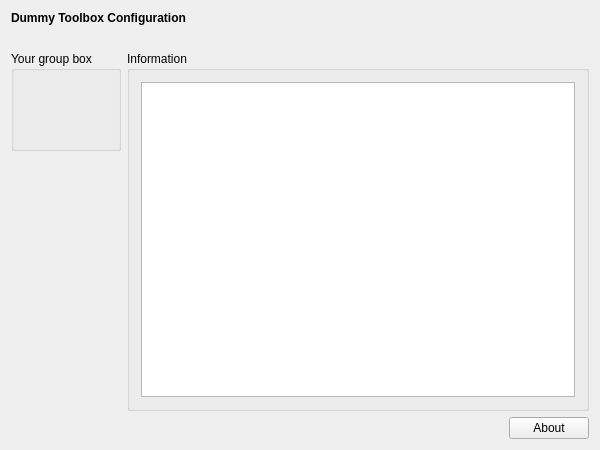
<?xml version="1.0" encoding="UTF-8"?>
<ui version="4.0">
 <class>DummySetupWidgetClass</class>
 <widget class="QWidget" name="DummySetupWidgetClass">
  <property name="geometry">
   <rect>
    <x>0</x>
    <y>0</y>
    <width>600</width>
    <height>450</height>
   </rect>
  </property>
  <property name="windowTitle">
   <string>DummySetupWidget</string>
  </property>
  <layout class="QVBoxLayout" name="verticalLayout">
   <item>
    <widget class="QLabel" name="m_qLabel_Headline">
     <property name="font">
      <font>
       <weight>75</weight>
       <bold>true</bold>
      </font>
     </property>
     <property name="text">
      <string>Dummy Toolbox Configuration</string>
     </property>
    </widget>
   </item>
   <item>
    <spacer name="m_qVerticalSpacer_Headline">
     <property name="orientation">
      <enum>Qt::Vertical</enum>
     </property>
     <property name="sizeType">
      <enum>QSizePolicy::Fixed</enum>
     </property>
     <property name="sizeHint" stdset="0">
      <size>
       <width>20</width>
       <height>20</height>
      </size>
     </property>
    </spacer>
   </item>
   <item>
    <layout class="QGridLayout" name="m_qGridLayout_main">
     <item row="0" column="0">
      <widget class="QGroupBox" name="m_qGroupBox_yourGroupBox">
       <property name="sizePolicy">
        <sizepolicy hsizetype="Minimum" vsizetype="Preferred">
         <horstretch>0</horstretch>
         <verstretch>0</verstretch>
        </sizepolicy>
       </property>
       <property name="minimumSize">
        <size>
         <width>0</width>
         <height>100</height>
        </size>
       </property>
       <property name="title">
        <string>Your group box</string>
       </property>
       <property name="flat">
        <bool>false</bool>
       </property>
       <layout class="QGridLayout" name="m_qGridLayout_Properties"/>
      </widget>
     </item>
     <item row="0" column="1" rowspan="2" colspan="2">
      <widget class="QGroupBox" name="m_qGroupBox_Information">
       <property name="title">
        <string>Information</string>
       </property>
       <layout class="QGridLayout" name="m_qGridLayout_Information">
        <item row="0" column="0">
         <widget class="QTextBrowser" name="m_qTextBrowser_Information"/>
        </item>
       </layout>
      </widget>
     </item>
     <item row="2" column="1">
      <spacer name="m_qHorizontalSpacer_About">
       <property name="orientation">
        <enum>Qt::Horizontal</enum>
       </property>
       <property name="sizeHint" stdset="0">
        <size>
         <width>40</width>
         <height>20</height>
        </size>
       </property>
      </spacer>
     </item>
     <item row="1" column="0">
      <spacer name="m_qVerticalSpacer_LeftRow">
       <property name="orientation">
        <enum>Qt::Vertical</enum>
       </property>
       <property name="sizeHint" stdset="0">
        <size>
         <width>20</width>
         <height>40</height>
        </size>
       </property>
      </spacer>
     </item>
     <item row="2" column="2">
      <widget class="QPushButton" name="m_qPushButton_About">
       <property name="text">
        <string>About</string>
       </property>
      </widget>
     </item>
    </layout>
   </item>
  </layout>
 </widget>
 <layoutdefault spacing="6" margin="11"/>
 <resources/>
 <connections/>
</ui>
